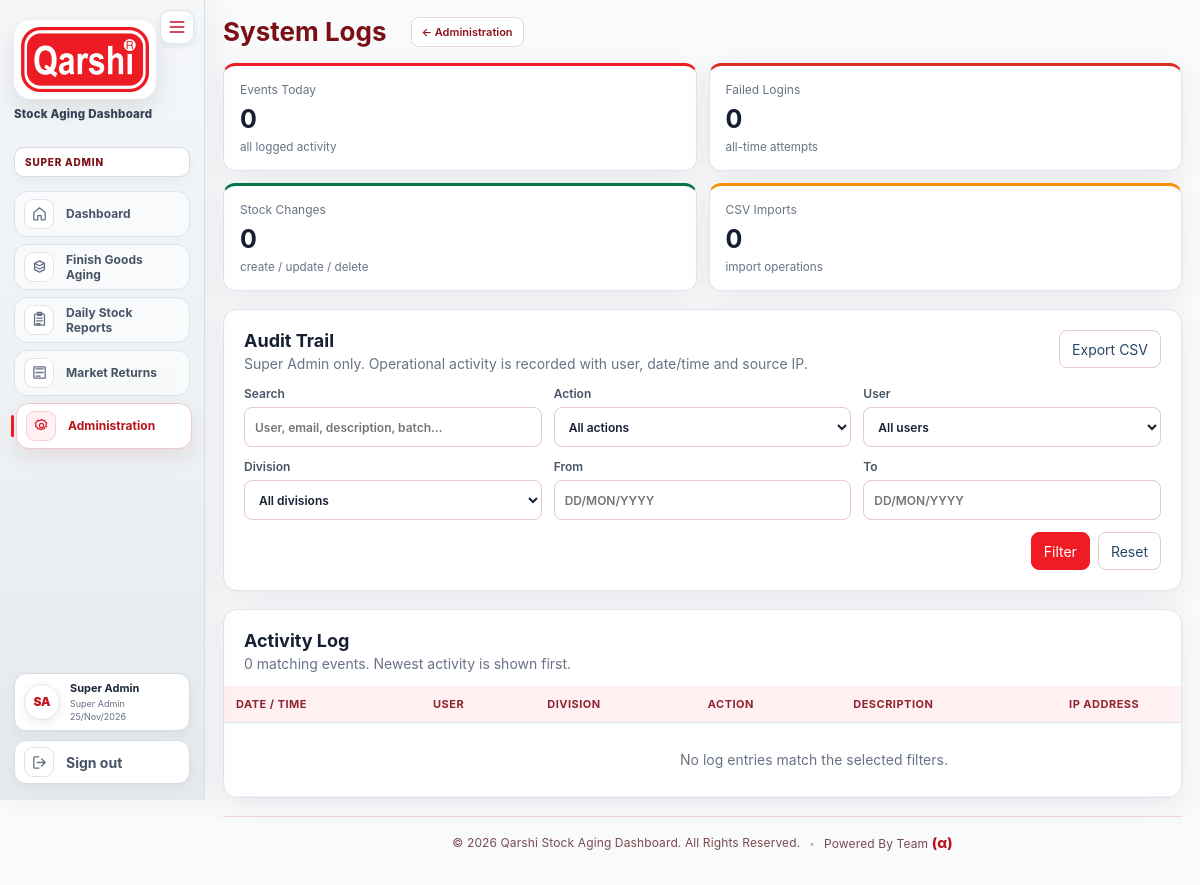
Screenshot of /logs (signed in) with the database file from the repository.
### tables this page shows
CREATE TABLE users (
    id INT UNSIGNED AUTO_INCREMENT PRIMARY KEY,
    division_id INT UNSIGNED NULL,
    name VARCHAR(120) NOT NULL,
    email VARCHAR(190) NOT NULL UNIQUE,
    password_hash VARCHAR(255) NOT NULL,
    role ENUM('super_admin','store_manager','division_admin','user') NOT NULL DEFAULT 'user',
    can_add TINYINT(1) NOT NULL DEFAULT 1,
    can_edit TINYINT(1) NOT NULL DEFAULT 1,
    can_delete TINYINT(1) NOT NULL DEFAULT 1,
    avatar_path VARCHAR(255) NULL,
    is_active TINYINT(1) NOT NULL DEFAULT 1,
    created_at TIMESTAMP DEFAULT CURRENT_TIMESTAMP,
    CONSTRAINT fk_users_division FOREIGN KEY (division_id) REFERENCES divisions(id) ON UPDATE CASCADE ON DELETE RESTRICT,
    INDEX idx_users_division (division_id),
    INDEX idx_users_role (role)
);

### app/Views/logs/index.php (the view, shortened to what the rows shown need)
<div class="card log-filter-card">
    <div class="card-head">
        <div><h2>Audit Trail</h2><p>Super Admin only. Operational activity is recorded with user, date/time and source IP.</p></div>
    </div>
</div>
<div class="card flush log-table-card">
    <div class="card-head padded">
        <div><h2>Activity Log</h2><p><?= number_format($total) ?> matching event<?= $total === 1 ? '' : 's' ?>. Newest activity is shown first.</p></div>
    </div>
    <div class="table-wrap">
        <table class="log-table">
            <thead><tr><th>Date / Time</th><th>User</th><th>Division</th><th>Action</th><th>Description</th><th>IP Address</th><th>Details</th></tr></thead>
        </table>
    </div>
</div>

### app/Views/layouts/header.php (shortened to what the rows shown need)
<?php $me = auth_user(); $appName = app_config('app')['name'] ?? 'Stock Aging Dashboard'; ?>
<!doctype html>
<html lang="en">
<head>
<link rel="stylesheet" href="<?= e(url('/assets/css/app.css')) ?>">
</head>
<body>
<?php if ($me): ?>
<?php
$nameParts = preg_split('/\s+/', trim((string)$me['name'])) ?: [];
$avatarInitials = '';
foreach (array_slice($nameParts, 0, 2) as $part) {
    if ($part !== '') $avatarInitials .= strtoupper(substr($part, 0, 1));
}
$requestPath = parse_url($_SERVER['REQUEST_URI'] ?? '/', PHP_URL_PATH) ?: '/';
$normalizePath = static function (string $path): string {
    $path = rtrim($path, '/');
    return $path === '' ? '/' : $path;
};
$requestPath = $normalizePath($requestPath);
$dashboardPath = $normalizePath(url('/'));
$isDashboardActive = $requestPath === $dashboardPath;
$isStocksActive = str_starts_with($requestPath, $normalizePath(url('/stocks')));
$isDailyReportsActive = str_starts_with($requestPath, $normalizePath(url('/daily-stock-reports')));
$isAdminHome = $requestPath === $normalizePath(url('/admin'));
$isAdminChild = ($me['role'] ?? '') === 'super_admin' && (
    str_starts_with($requestPath, $normalizePath(url('/users')))
    || str_starts_with($requestPath, $normalizePath(url('/divisions')))
    || str_starts_with($requestPath, $normalizePath(url('/grade-criteria')))
    || str_starts_with($requestPath, $normalizePath(url('/logs')))
    || str_starts_with($requestPath, $normalizePath(url('/market-return/mapping')))
    || str_starts_with($requestPath, $normalizePath(url('/admin/email-notifications')))
    || str_starts_with($requestPath, $normalizePath(url('/admin/sap-integration')))
);
$isAdminActive = $isAdminHome || $isAdminChild;
$isMarketReturnActive = str_starts_with($requestPath, $normalizePath(url('/market-return'))) && !$isAdminChild;
?>
<div class="app-shell">
    <aside class="sidebar" id="app-sidebar">
        <button type="button" class="sidebar-toggle" id="sidebarToggle" aria-controls="app-sidebar" aria-expanded="true" aria-label="Collapse menu" title="Collapse menu">
            <svg viewBox="0 0 24 24" fill="none" aria-hidden="true"><path d="M4 6h16M4 12h16M4 18h16" stroke="currentColor" stroke-width="2" stroke-linecap="round"/></svg>
        </button>
        <div class="brand-block">
            <img class="brand-logo" src="<?= e(url('/assets/img/qarshi-logo.png')) ?>" alt="Qarshi logo">
            <div class="brand-text single-line">
                <span>Stock Aging Dashboard</span>
            </div>
        </div>
        <?php
        $sidebarDivisionLabel = $me['role'] === 'super_admin'
            ? 'SUPER ADMIN'
            : (($me['role'] ?? '') === 'store_manager'
                ? 'STORE MANAGER'
                : ((($me['role'] ?? '') === 'user' && empty($me['division_id']))
                    ? 'ALL DIVISIONS'
                    : ($me['division_code'] ?? 'DIVISION')));
        ?>
        <div class="division-chip"><?= e($sidebarDivisionLabel) ?></div>
        <nav>
            <a class="nav-link<?= $isDashboardActive ? ' active' : '' ?>" title="Dashboard" href="<?= e(url('/')) ?>"<?= $isDashboardActive ? ' aria-current="page"' : '' ?>>
                <span class="nav-icon" aria-hidden="true"><svg viewBox="0 0 24 24" fill="none"><path d="M4 10.5 12 4l8 6.5V20a1 1 0 0 1-1 1h-4.5v-6h-5v6H5a1 1 0 0 1-1-1v-9.5Z" stroke="currentColor" stroke-width="1.8" stroke-linecap="round" stroke-linejoin="round"/></svg></span>
                <span class="nav-label">Dashboard</span>
            </a>
            <a class="nav-link<?= $isStocksActive ? ' active' : '' ?>" title="Finish Goods Aging" href="<?= e(url('/stocks')) ?>"<?= $isStocksActive ? ' aria-current="page"' : '' ?>>
                <span class="nav-icon" aria-hidden="true"><svg viewBox="0 0 24 24" fill="none"><path d="M5 7.5 12 4l7 3.5-7 3.5-7-3.5Zm0 0V16.5L12 20l7-3.5V7.5M5 12l7 3.5 7-3.5" stroke="currentColor" stroke-width="1.8" stroke-linecap="round" stroke-linejoin="round"/></svg></span>
                <span class="nav-label">Finish Goods Aging</span>
            </a>
            <?php if (in_array(($me['role'] ?? ''), ['super_admin','store_manager','division_admin'], true)): ?>
            <a class="nav-link<?= $isDailyReportsActive ? ' active' : '' ?>" title="Daily Stock Reports" href="<?= e(url('/daily-stock-reports')) ?>"<?= $isDailyReportsActive ? ' aria-current="page"' : '' ?>>
                <span class="nav-icon" aria-hidden="true"><svg viewBox="0 0 24 24" fill="none"><path d="M7 4h10a2 2 0 0 1 2 2v14H5V6a2 2 0 0 1 2-2Zm2-2h6v4H9V2Zm-1 8h8M8 14h8M8 18h5" stroke="currentColor" stroke-width="1.8" stroke-linecap="round" stroke-linejoin="round"/></svg></span>
                <span class="nav-label">Daily Stock Reports</span>
            </a>
            <?php endif; ?>
            <a class="nav-link<?= $isMarketReturnActive ? ' active' : '' ?>" title="Market Returns" href="<?= e(url('/market-return')) ?>"<?= $isMarketReturnActive ? ' aria-current="page"' : '' ?>>
                <span class="nav-icon" aria-hidden="true"><svg viewBox="0 0 24 24" fill="none"><path d="M7 7h10M7 12h10M7 17h6M5 4h14a1 1 0 0 1 1 1v14a1 1 0 0 1-1 1H5a1 1 0 0 1-1-1V5a1 1 0 0 1 1-1Z" stroke="currentColor" stroke-width="1.8" stroke-linecap="round" stroke-linejoin="round"/></svg></span>
                <span class="nav-label">Market Returns</span>
            </a>
            <?php if ($me['role'] === 'super_admin'): ?>
                <a class="nav-link<?= $isAdminActive ? ' active' : '' ?>" title="Administration" href="<?= e(url('/admin')) ?>"<?= $isAdminActive ? ' aria-current="page"' : '' ?>>
                    <span class="nav-icon" aria-hidden="true"><svg viewBox="0 0 24 24" fill="none"><path d="M12 3.5 14 5l2.5-.2.8 2.4 2.1 1.4-1 2.3.6 2.4-2.3 1-.9 2.4-2.5-.3-2 1.6-2-1.6-2.5.3-.9-2.4-2.3-1 .6-2.4-1-2.3 2.1-1.4.8-2.4L10 5l2-1.5Zm0 5.5a3 3 0 1 0 0 6 3 3 0 0 0 0-6Z" stroke="currentColor" stroke-width="1.7" stroke-linecap="round" stroke-linejoin="round"/></svg></span>
                    <span class="nav-label">Administration</span>
                </a>
            <?php endif; ?>
        </nav>
        <div class="sidebar-account-zone">
            <div class="sidebar-user-profile" title="<?= e($me['name']) ?>">
                <div class="sidebar-user-avatar">
                    <?php if (!empty($me['avatar_path'])): ?>
                        <img src="<?= e(url($me['avatar_path'])) ?>" alt="<?= e($me['name']) ?> profile picture">
                    <?php else: ?>
                        <span><?= e($avatarInitials) ?></span>
                    <?php endif; ?>
                </div>
                <div class="sidebar-user-copy">
                    <strong><?= e($me['name']) ?></strong>
                    <small><?= e(($me['role'] ?? '') === 'user'
                        ? (empty($me['division_id']) ? 'Read-only User · All Divisions' : 'Read-only User')
                        : ucwords(str_replace('_',' ', (string)$me['role'])) ) ?></small>
                    <span><?= e(date('d/M/Y')) ?></span>
                </div>
            </div>
            <form class="logout" method="post" action="<?= e(url('/logout')) ?>">
                <button type="submit" class="link-button" title="Sign out"><span class="nav-icon" aria-hidden="true"><svg viewBox="0 0 24 24" fill="none"><path d="M15 17l5-5-5-5M20 12H9M11 20H5a1 1 0 0 1-1-1V5a1 1 0 0 1 1-1h6" stroke="currentColor" stroke-width="1.8" stroke-linecap="round" stroke-linejoin="round"/></svg></span><span class="nav-label">Sign out</span></button>
            </form>
        </div>
    </aside>
    <main class="main <?= (($title ?? '') === 'Dashboard') ? 'dashboard-main' : '' ?>">
        <?php if (($title ?? '') !== 'Dashboard'): ?>
        <header class="topbar">
            <div>
                <div class="page-title-row">
                    <h1><?= e($title ?? '') ?></h1>
                    <?php if (($me['role'] ?? '') === 'super_admin' && $isAdminChild): ?>
                        <a class="admin-back-link" href="<?= e(url('/admin')) ?>">← Administration</a>
                    <?php endif; ?>
                </div>
            </div>
        </header>
        <?php endif; ?>
<?php else: ?>
<div class="guest-shell">
    <?php if ($m = flash('error')): ?><div class="flash error login-flash"><?= e($m) ?></div><?php endif; ?>
<?php endif; ?>

### rows the page displays
users: role "SUPER ADMIN", name "Super Admin", role "Super Admin"

### other values shown
$avatarInitials "SA"
$title "System Logs"
$stats['today'] "0"
$stats['failed_logins'] "0"
$stats['stock_changes'] "0"
$stats['imports'] "0"
$total "0"
